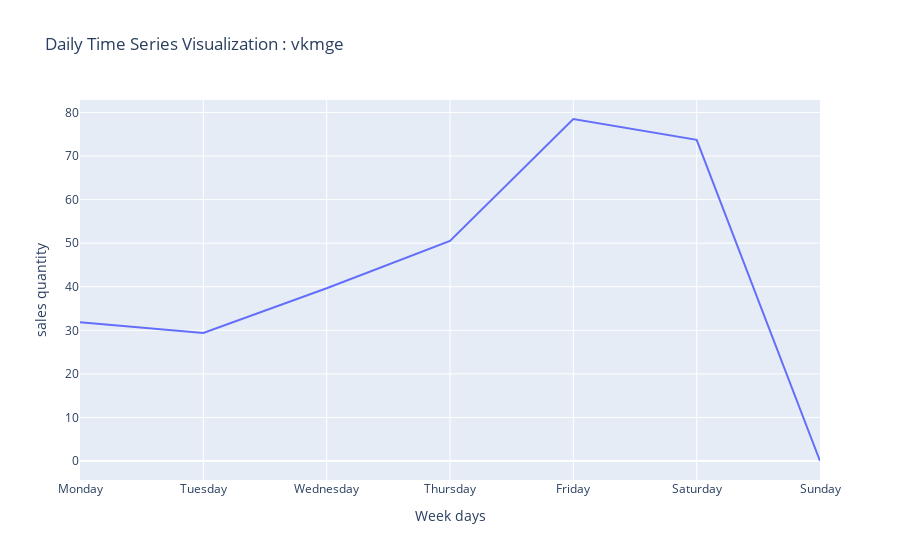

The code cell stored with this chart in its notebook:
### Markdown cell above
### Analysis Results:
Sales has the most range in July, it seems that there are some outliers in May and Jun, as mentioned before it seems that the Sales is less in Winter and Fall.

### Code cell
## Grouping by days of week
vis.vis_week_day(data_season, "vkmge")

### Figure 1 — Plotly figure (JSON) as saved in the notebook; plotly's stock layout.template omitted (floating-point values rounded to 4 significant figures)
{"data": [{"mode": "lines", "name": "Daily Sales", "type": "scatter", "x": ["Monday", "Tuesday", "Wednesday", "Thursday", "Friday", "Saturday", "Sunday"], "y": [31.85, 29.38, 39.65, 50.51, 78.5, 73.72, 0]}], "layout": {"title": {"text": "Daily Time Series Visualization : vkmge"}, "xaxis": {"title": {"text": "Week days"}}, "yaxis": {"title": {"text": "sales quantity"}}}}
